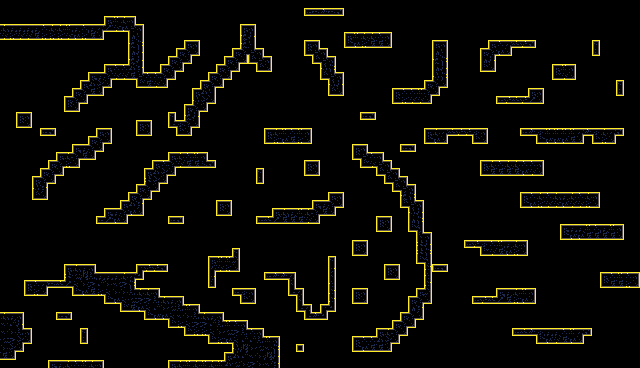

Below is a game level as drawn by its tile map, then a one-line description and the .tmx that defines it (tile-layer data replaced by summaries):
An orthogonal 80x46 tile map with 8x8 px tiles, 1 tile layer (solids).

<map version="1.10" tiledversion="1.11.2" orientation="orthogonal" renderorder="right-down" width="80" height="46" tilewidth="8" tileheight="8" infinite="0" nextlayerid="2" nextobjectid="1">
 <tileset firstgid="1" source="simple-tileset.tsx" />
 <layer id="1" name="solids" width="80" height="46">
  <data>[3680 cells, 775 non-empty, 57 distinct tile ids]</data>
 </layer>
</map>